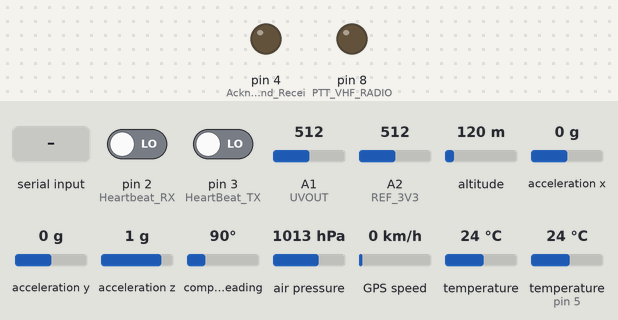
Recording of a sketch running on a simulated Arduino Nano, built with avr-gcc and run on an emulated ATmega328P. Parts: output pins drawn as LEDs (lit = HIGH). Wiring (inferred from the names in the program): ADXL345 accelerometer at I2C address 0x53. Dashed ring = blinking. The inputs (shaded band) are chosen by the test bench; at power-on: pin 2 (Heartbeat_RX) LOW, pin 3 (HeartBeat_TX) LOW, A1 (UVOUT) = 512, A2 (REF_3V3) = 512, altitude 120 m, acceleration x 0 g, acceleration y 0 g, acceleration z 1 g, compass heading 90°, air pressure 1013 hPa, GPS speed 0 km/h, temperature 24 °C, temperature (sensor on pin 5) 24 °C. The GPS gets a fix after 3 s at 37.7749, -122.4194 with 8 satellites; pins used as bus, display or sensor lines are not drawn; what the sketch prints to the serial monitor is not drawn.

Above: at 2.2 s.
2.3 s: "5" received over Serial
At 2.51 s:
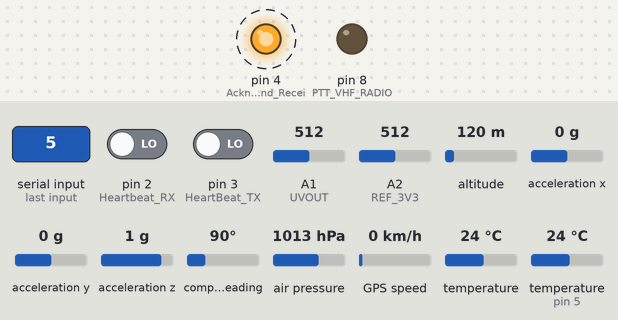
7.1 s: "4" received over Serial
At 7.4 s:
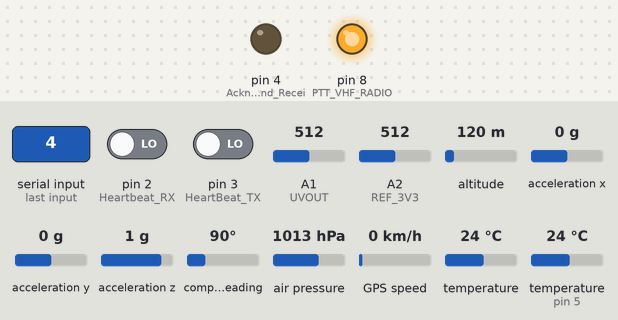
Timing chart, 0 to 10.1 s (numbered marks = the images above; inputs shaded):
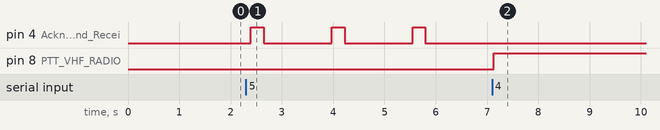

The sketch:

CPU2_20012015_v10_alpha.ino
```cpp
#include <TinyGPS++.h>
#include <SoftwareSerial.h>
#include <SFE_BMP180.h>
#include <Wire.h>
#include <OneWire.h>
#include <DallasTemperature.h>
/*
********Projet Otachi-Arduino par Nanikana-Aerospace*********
Sonde stratosphérique avec Arduino Nano  + Ublox 6 + Gy80 +ML8511 +Solar Pannel +DS18B20
Include command for RadioShield from ArgentData System
Code basé sur des sketchs sous licence Open Source. TinyGPS++ library by Mikal Hart
ML8511 UV Sensor Read Example By: Nathan Seidle
Assemblage et programmation par Josianne Gilbert et JF Nadeau
Plus d'info sur le site web- More informations on web site.
         www.nanikana-aerospace.org
***  Otachi Flight COMP Prog. v.2001205-D  ***
 For informations : info@nanikana-aerospace.org
 PCB: https://123d.circuits.io/circuits/1407338-module-arduino_v1d#pcb

 ML8511
 3.3V = 3.3V
 OUT = A1
 GND = GND
 EN = 3.3V
 3.3V = A2

 Ublox6 GPS
 RX = D10
 TX = D12 (unused)

 BMP180/ADXL345
 A4
 A5

 Solar Pannel
 A0

 OpenLog/Radio TX
 D1 (TX)

 Dallas DS18b20.
 D5 (One Wire)

 HeartBeat from RX Nano : D2 (int 0)
 HeattBeat from TX Nano AND TX On Signal : D3 (int 1)
 D4  Acknowledment Beep to Tx Arduino D12 (On valid command Beep)

 D6 To (CS) RX Radio
 D11 to Send Acknowledgment Beep // Change to D4 to D12 TX

*/
#define DEVICE (0x53)    //ADXL345 device address
#define TO_READ (6)        //num of bytes we are going to read each time (two bytes for each axis)
byte buff[TO_READ] ;    //6 bytes buffer for saving data read from the device
char str[512];                      //string buffer to transform data before sending it to the serial port
char emic_cmd;
int incomingByte = 0;   // for incoming serial data

int rxcommand = 0; // Serial command from RX Arduino
int rxstr = 9;
int txstate = 1;
int heartbeatrx = 0;
  int heartbeattx = 0;
int txstatus =1;
int mcode =0;
int emic_wait = 500; //wait 0.5 between data ...if emic speak wait 30 sec
static const int RXPin = 10, TXPin = 12;
static const uint32_t GPSBaud = 9600;
int vhftx = 0;

//Uno, Redboard, Pro:        A4   A5 BMP180
SFE_BMP180 pressure;

double baseline; // baseline pressure

// The TinyGPS++ object
TinyGPSPlus gps;

// The serial connection to the GPS device
SoftwareSerial ss(RXPin, TXPin);
int freeRam () {
  extern int __heap_start, *__brkval;
  int v;
  return (int) &v - (__brkval == 0 ? (int) &__heap_start : (int) __brkval);
}
//unsigned long time; // variable pour definir le running time du prog.
#define ALTITUDE 307.0 // Altitude of NKA HQ in Valdor,QC,Canada in meters

#define ONE_WIRE_BUS 5 // Setup a oneWire instance to communicate with any OneWire devices
// (not just Maxim/Dallas temperature ICs)
OneWire oneWire(ONE_WIRE_BUS);
// Pass our oneWire reference to Dallas Temperature.
DallasTemperature sensors(&oneWire);
// arrays to hold device address
//DeviceAddress insideThermometer;

//ML8511 pin definitions
int UVOUT = A1; //Output from the sensor
int REF_3V3 = A2; //3.3V power on the Arduino board

long readVcc() {
  long result;
  // Read 1.1V reference against AVcc
  ADMUX = _BV(REFS0) | _BV(MUX3) | _BV(MUX2) | _BV(MUX1);
  delay(2); // Wait for Vref to settle
  ADCSRA |= _BV(ADSC); // Convert
  while (bit_is_set(ADCSRA,ADSC));
  result = ADCL;
  result |= ADCH<<8;
  result = 1126400L / result; // Back-calculate AVcc in mV
  return result/10;
 }
//SoftwareSerial emicSerial =  SoftwareSerial(rxPinE, txPinE);

void setup()
{

  Wire.begin();        // join i2c bus (address optional for master)
 // pinMode(rxPinE, INPUT);
  //pinMode(txPinE, OUTPUT);
  // set the data rate for the SoftwareSerial port
 // emicSerial.begin(9600);

  Serial.begin(9600);

  ss.begin(GPSBaud);
  Serial.println("Otachi Flight COMP Prog. v.10012016 (v.10a)");
  Serial.println("Nanikana-Aerospace 2016");
  //Serial.print("MVE2ZDK\r\n");               //SET YOUR CALLSIGN HERE ONCE (APRS SHIELD ONLY)
  Serial.println("Booting.....");
  /*
    When the Emic 2 powers on, it takes about 3 seconds for it to successfully
    initialize. It then sends a ":" character to indicate it's ready to accept
    commands. If the Emic 2 is already initialized, a CR will also cause it
    to send a ":"
  */
  //emicSerial.print('\n');             // Send a CR in case the system is already up
  //while (emicSerial.read() != ':');   // When the Emic 2 has initialized and is ready, it will send a single ':' character, so wait here until we receive it
  //delay(10);                          // Short delay
  //emicSerial.flush();                 // Flush the receive buffer

  Serial.println("");

  pinMode(4, OUTPUT); //Acknowledge Command Receive
  digitalWrite(4, LOW);
  pinMode(2, INPUT); // Heartbeat RX
  pinMode(3, INPUT); //HeartBeat TX
  pinMode(6, OUTPUT); // CS signal to Radio PCB
  //pinMode (11, OUTPUT); // SPARE
  pinMode(UVOUT, INPUT);
  pinMode(REF_3V3, INPUT);
  pinMode(8, OUTPUT); // PTT VHF RADIO
  Serial.println("ML8511 : Config Set");
   //Turning on the ADXL345
  writeTo(DEVICE, 0x2D, 0);
  writeTo(DEVICE, 0x2D, 16);
  writeTo(DEVICE, 0x2D, 8);
  smartDelay(1000);
// Get the baseline pressure:
  if (pressure.begin())
    Serial.println("BMP180 : Ready");
  else
  {
    // Oops, something went wrong, this is usually a connection problem,
    // see the comments at the top of this sketch for the proper connections.

    Serial.println("BMP180 : init fail");
    //while(1); // Pause forever.
  }

  Serial.println();

  Serial.println();

// Start up the library
  sensors.begin();


}

void loop()
{
  emic_cmd = '!';
  emic_wait = 500;
  if (Serial.available() > 0) {
                // read the incoming byte:
                rxstr = Serial.read();}

  //rxstr = Serial.readStringUntil('C');
  if (rxstr == 53) {Serial.println ("S MASTER CODE RECEIVE"); mcode = 1; digitalWrite(6, HIGH); digitalWrite(4, HIGH); delay (250); digitalWrite(4, LOW); digitalWrite(6, LOW);}
  if (rxstr == 48 && mcode == 1) {Serial.println ("S STOP UHF TX COMMAND RECEIVE"); mcode = 0; txstate = 0; digitalWrite(6, HIGH); digitalWrite(4, HIGH); delay (1000); digitalWrite(4, LOW); digitalWrite(6, LOW);}
  if (rxstr == 49 && mcode == 1) {Serial.println ("S START UHF TX COMMMAND RECEIVE"); mcode = 0; txstate = 1; digitalWrite(6, HIGH); digitalWrite(4, HIGH);delay (1000); digitalWrite(4, LOW); digitalWrite(6, LOW);}
  if (rxstr == 52 && mcode == 1) {Serial.println ("Voice VHF Info TX"); mcode = 0; txstate = 0; emic_cmd ='S'; vhftx = 1; digitalWrite(8, HIGH); emic_wait = 45000;}

  //static const double LONDON_LAT = 51.508131, LONDON_LON = -0.128002;
  char status;
  double T,P,p0,a;
  // USE WITH APRS SHIELD FROM ARGENT DATA SYSTEM :
  //Serial.print("@");
  //Serial.print("VE2ZDK");  //Call Sign in Morse Code
  //Serial.print("\r\n"); // TX Morse
  //smartDelay(5000); // WAIT TO TX CALLSIGN

  //Serial.print("!"); //BEGIN OF DATA TO TX in APRS

  //END OF APRS SHIELD CMD


  //Serial.print (rxstr, DEC); // DEBUG : ASCII Command Receive from RX Arduino (DTMF)
  //Serial.print("!"); //BEGIN OF DATA TO TX in APRS

  //Serial.print ("{MAP|SET|NKA01|");
  Serial.print (emic_cmd);
  printFloat(gps.location.lat(), gps.location.isValid(), 11, 6); //Serial.print (" ");
  printFloat(gps.location.lng(), gps.location.isValid(), 12, 6); //Serial.print (" ");
  //printDateTime(gps.date,gps.time); //Serial.print (" ");

  //Serial.print ("Fix ");
 // printInt(gps.satellites.value(), gps.satellites.isValid(), 5); //Serial.print (" ");
Serial.print ("Altitude ");
  printFloat(gps.altitude.meters(), gps.altitude.isValid(), 7, 2); //Serial.print (" ");

  Serial.print (" Speed ");
  printFloat(gps.speed.kmph(), gps.speed.isValid(), 6, 2); //Serial.print (" ");

 // Serial.print ("Head ");
 // printStr(gps.course.isValid() ? TinyGPSPlus::cardinal(gps.course.value()) : "*** ", 6); //Serial.print (" ");
// You must first get a temperature measurement to perform a pressure reading.

  // Start a temperature measurement:
  // If request is successful, the number of ms to wait is returned.
  // If request is unsuccessful, 0 is returned.

  status = pressure.startTemperature();
  if (status != 0)
  {
    // Wait for the measurement to complete:
    delay(status);

    // Retrieve the completed temperature measurement:
    // Note that the measurement is stored in the variable T.
    // Function returns 1 if successful, 0 if failure.

    status = pressure.getTemperature(T);
    if (status != 0)
    {
      // Print out the measurement:
      Serial.print("internal ");
      Serial.print(T,2);
      //Serial.print(" ");
      //Serial.print((9.0/5.0)*T+32.0,2);
      //Serial.println(" deg F");

      // Start a pressure measurement:
      // The parameter is the oversampling setting, from 0 to 3 (highest res, longest wait).
      // If request is successful, the number of ms to wait is returned.
      // If request is unsuccessful, 0 is returned.

      status = pressure.startPressure(3);
      if (status != 0)
      {
        // Wait for the measurement to complete:
        delay(status);

        // Retrieve the completed pressure measurement:
        // Note that the measurement is stored in the variable P.
        // Note also that the function requires the previous temperature measurement (T).
        // (If temperature is stable, you can do one temperature measurement for a number of pressure measurements.)
        // Function returns 1 if successful, 0 if failure.

        status = pressure.getPressure(P,T);
        if (status != 0)
        {
          // Print out the measurement:
          Serial.print(" Pressure ");
          Serial.print(P,2);
          //Serial.print(" ");
         // Serial.print(P*0.0295333727,2);
         // Serial.println(" inHg");

          // The pressure sensor returns abolute pressure, which varies with altitude.
          // To remove the effects of altitude, use the sealevel function and your current altitude.
          // This number is commonly used in weather reports.
          // Parameters: P = absolute pressure in mb, ALTITUDE = current altitude in m.
          // Result: p0 = sea-level compensated pressure in mb

          p0 = pressure.sealevel(P,ALTITUDE); // we're at 1655 meters (Boulder, CO)
          //Serial.print("rel.pressure: ");
          //Serial.print(p0,2);
          //Serial.print(" mb, ");
          //Serial.print(p0*0.0295333727,2);
          //Serial.println(" inHg");

          // On the other hand, if you want to determine your altitude from the pressure reading,
          // use the altitude function along with a baseline pressure (sea-level or other).
          // Parameters: P = absolute pressure in mb, p0 = baseline pressure in mb.
          // Result: a = altitude in m.

          a = pressure.altitude(P,p0);
          //Serial.print("Ab");
          Serial.print(a,0);
          //Serial.print(" ");
          //Serial.print(a*3.28084,0);
          //Serial.println(" feet");
        }
        else Serial.println("S error pressure"); //REMOVE S if you dont use Emic2
      }
      else Serial.println("S error starting pressure");
    }
    else Serial.println("S error temperature");
  }
  else Serial.println("S error starting temperature");


  int regAddress = 0x32;    //first axis-acceleration-data register on the ADXL345
  int x, y, z;

  readFrom(DEVICE, regAddress, TO_READ, buff); //read the acceleration data from the ADXL345

   //each axis reading comes in 10 bit resolution, ie 2 bytes.  Least Significat Byte first!!
   //thus we are converting both bytes in to one int
  x = (((int)buff[1]) << 8) | buff[0];
  y = (((int)buff[3])<< 8) | buff[2];
  z = (((int)buff[5]) << 8) | buff[4];
   //we send the x y z values as a string to the serial port
  sprintf(str, "%d %d %d", x, y, z);
  //Serial.print(str);
  Serial.print (" X ");
  Serial.print (x); //Serial.print(" ");
  Serial.print(" Y ");
  Serial.print (y); //Serial.print(" ");
  Serial.print(" Z ");
  Serial.print (z); Serial.print(" ");

  Serial.print(" volts ");
  Serial.print( readVcc(), DEC ); Serial.print(" ");
  //Serial.write(10);

  //int sensorValue = analogRead(A0);
  // Convert the analog reading (which goes from 0 - 1023) to a % of sunlight (base on 5v max solar panel:
  //float voltage = sensorValue * (100 / 1023.0);
  // print out the value you read:
  //Serial.print(" Sun .");
  //Serial.print(voltage); Serial.print(" ");

  Serial.print(" external ");
  sensors.requestTemperatures(); // Send the command to get temperatures
  Serial.print(sensors.getTempCByIndex(0));
  Serial.print(" ");

  int uvLevel = averageAnalogRead(UVOUT);
  int refLevel = averageAnalogRead(REF_3V3);

  //Use the 3.3V power pin as a reference to get a very accurate output value from sensor
  float outputVoltage = 3.3 / refLevel * uvLevel;

  float uvIntensity = mapfloat(outputVoltage, 0.99, 2.8, 0.0, 15.0); //Convert the voltage to a UV intensity level

  //Serial.print("output: ");
  //Serial.print(refLevel);

  //Serial.print("ML8511 output: ");
  //Serial.print(uvLevel);

  //Serial.print(" / ML8511 voltage: ");
  //Serial.print(outputVoltage);

  //Serial.print("UV (mW/cm^2): ");
  Serial.print("UV  ");
  Serial.print(uvIntensity);
  Serial.print(" ");
  Serial.print(" Mem ");
  Serial.print (freeRam());
  heartbeatrx = digitalRead (2);
  heartbeattx = digitalRead (3);
  Serial.print (" State ");
  if (heartbeattx == 1 && txstate == 1) {digitalWrite(6, HIGH); txstatus =1; } else {digitalWrite(6, LOW); txstatus = 0;}  // If heartbeat/tx = 1 then CS Signal to Radio else stay LOW
  Serial.print (heartbeatrx); Serial.print(" "); Serial.print (heartbeattx); Serial.print(" "); Serial.print (txstatus); Serial.print(" ");
  Serial.print (mcode);


  Serial.print("\r\n");


//Serial.println(" ");
  smartDelay(emic_wait); //WAIT 0.5 SEC or 30 sec
  digitalWrite(8, LOW); // TURN OFF PPT VHF TX
  if (vhftx == 1) txstate = 1;

  if (millis() > 5000 && gps.charsProcessed() < 10)
    Serial.println(F("No GPS data"));
}

// This custom version of delay() ensures that the gps object
// is being "fed".
static void smartDelay(unsigned long ms)
{
  unsigned long start = millis();
  do
  {
    while (ss.available())
      gps.encode(ss.read());
  } while (millis() - start < ms);
}

static void printFloat(float val, bool valid, int len, int prec)
{
  if (!valid)
  {
    while (len-- > 1)
      Serial.print('*');
    Serial.print(' ');
  }
  else
  {
    Serial.print(val, prec);
    int vi = abs((int)val);
    int flen = prec + (val < 0.0 ? 2 : 1); // . and -
    flen += vi >= 1000 ? 4 : vi >= 100 ? 3 : vi >= 10 ? 2 : 1;
    for (int i=flen; i<len; ++i)
      Serial.print(' ');
  }
  smartDelay(0);
}

static void printInt(unsigned long val, bool valid, int len)
{
  char sz[32] = "*****************";
  if (valid)
    sprintf(sz, "%ld", val);
  sz[len] = 0;
  for (int i=strlen(sz); i<len; ++i)
    sz[i] = ' ';
  if (len > 0)
    sz[len-1] = ' ';
  Serial.print(sz);
  smartDelay(0);
}


static void printDateTime(TinyGPSDate &d, TinyGPSTime &t)
{
  if (!d.isValid())
  {
    Serial.print(F("********** "));
  }
  else
  {
    char sz[32];
    sprintf(sz, "%02d/%02d/%02d ", d.month(), d.day(), d.year());
    Serial.print(sz);
  }

  if (!t.isValid())
  {
    Serial.print(F("******** "));
  }
  else
  {
    char sz[32];
    sprintf(sz, "%02d:%02d:%02d ", t.hour(), t.minute(), t.second());
    Serial.print(sz);
  }

  printInt(d.age(), d.isValid(), 5);
  smartDelay(0);
}

static void printStr(const char *str, int len)
{
  int slen = strlen(str);
  for (int i=0; i<len; ++i)
    Serial.print(i<slen ? str[i] : ' ');
  smartDelay(0);
}
//---------------- Functions
//Writes val to address register on device
void writeTo(int device, byte address, byte val) {
   Wire.beginTransmission(device); //start transmission to device
   Wire.write(address);        // send register address
   Wire.write(val);        // send value to write
   Wire.endTransmission(); //end transmission
}

//reads num bytes starting from address register on device in to buff array
void readFrom(int device, byte address, int num, byte buff[]) {
  Wire.beginTransmission(device); //start transmission to device
  Wire.write(address);        //sends address to read from
  Wire.endTransmission(); //end transmission

  Wire.beginTransmission(device); //start transmission to device
  Wire.requestFrom(device, num);    // request 6 bytes from device

  int i = 0;
  while(Wire.available())    //device may send less than requested (abnormal)
  {
    buff[i] = Wire.read(); // receive a byte
    i++;
  }
  Wire.endTransmission(); //end transmission
}
//Takes an average of readings on a given pin
//Returns the average
int averageAnalogRead(int pinToRead)
{
  byte numberOfReadings = 8;
  unsigned int runningValue = 0;

  for(int x = 0 ; x < numberOfReadings ; x++)
    runningValue += analogRead(pinToRead);
  runningValue /= numberOfReadings;

  return(runningValue);
}

//The Arduino Map function but for floats
//From: http://forum.arduino.cc/index.php?topic=3922.0
float mapfloat(float x, float in_min, float in_max, float out_min, float out_max)
{
  return (x - in_min) * (out_max - out_min) / (in_max - in_min) + out_min;
}
void printAddress(DeviceAddress deviceAddress)
{
  for (uint8_t i = 0; i < 8; i++)
  {
    if (deviceAddress[i] < 16) Serial.print("0");
    Serial.print(deviceAddress[i], HEX);
  }
}
```

Measured:
- after the input at 2.3 s, pin 4 (Acknowledge_Command_Recei): alternates HIGH for 0.25 s and LOW for 1.3 s, starting after 0.09 s
- after the input at 7.1 s, pin 4 (Acknowledge_Command_Recei): stops changing and stays LOW; pin 8 (PTT_VHF_RADIO): LOW → HIGH at once
